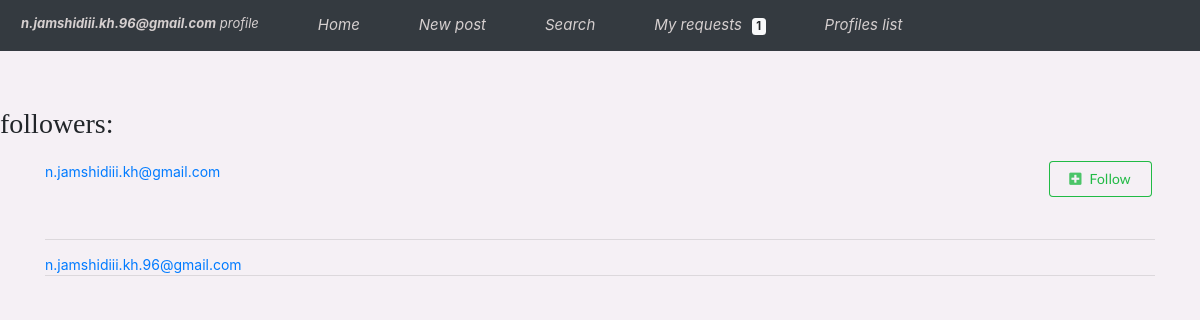
The app's page /profiles/elahees412yahoocom/followers_list/ (signed in) with its own data.
### apps/profiles/models.py (models this page shows, shortened)
class Profile(AbstractBaseUser, PermissionsMixin):
    email = models.EmailField(unique=True, null=False)
    first_name = models.CharField(max_length=200, blank=True)
    last_name = models.CharField(max_length=200, blank=True)
    bio = models.TextField(default='', blank=True, max_length=300)
    avatar = models.ImageField(upload_to='avatars/', default='avatar.png')
    website = models.URLField(max_length=300, blank=True)
    GENDER = [('Female', 'Female'), ('Male', 'Male')]
    gender = models.CharField(choices=GENDER, max_length=6, blank=True)
    created = models.DateTimeField(auto_now_add=True)
    updated = models.DateTimeField(auto_now=True)
    follower = models.ManyToManyField('profiles.Profile', blank=True, related_name='profile')
    following = models.ManyToManyField('profiles.Profile', blank=True, related_name='followings')
    slug = AutoSlugField(populate_from=['email'], unique=True)
    is_active = models.BooleanField('active', default=True)
    is_superuser = models.BooleanField('superuser', default=False)
    is_staff = models.BooleanField('staff', default=False)
    USERNAME_FIELD = 'email'
    REQUIRED_FIELDS = []
    objects = CustomUserManager()
    def __str__(self):
        return '{}'.format(self.email)
    def get_absolute_url(self):
        return reverse("profiles:profile-detail-view", kwargs={"slug": self.slug})
    def get_followers(self):
        return self.follower.all()
    def get_followings(self):
        return self.following.all()

### apps/profiles/views.py (the view)
# urls.py: path('<user>/followers_list/', followers_list, name='followers_list'),
@login_required()
def followers_list(request, user):
    user = Profile.objects.get(slug=user)
    followers_list = user.get_followers()
    page = request.GET.get('page', 1)
    paginator = Paginator(followers_list, 2)
    profile = Profile.objects.get(email__iexact=request.user)
    sent_request = FollowRequest.objects.filter(follower=profile)
    received_request = FollowRequest.objects.filter(following=profile)
    sent_requests = []
    received_requests = []
    for item in received_request:
        received_requests.append(item.follower.email)
    for item in sent_request:
        sent_requests.append(item.following.email)
    try:
        followers = paginator.page(page)
    except PageNotAnInteger:
        followers = paginator.page(1)
    except EmptyPage:
        followers = paginator.page(paginator.num_pages)
    context = {'followers': followers, "sent_requests": sent_requests, "received_requests": received_requests}
    return render(request, 'profiles/followers_list.html', context)

### apps/profiles/templatetags/profile_tags.py (called while the page is built)
@register.filter(name='counting')
def number_of_requests(user):
    return FollowRequest.objects.filter(following=user).count()

### apps/profiles/templates/profiles/followers_list.html (shortened to what this page needs)
{% extends 'base.html' %}
{% block content %}
    <h2 style="font-family: 'Bitstream Vera Sans'; margin-top: 2em">followers:</h2>
    <div class="container" style="margin-top: 1.5em">
        {% for x in followers %}
            <div class="d-flex justify-content-between">
                <a href={{ x.get_absolute_url }}>{{ x.email }}</a>
                {% if x.email != request.user.email %}
                    {% if x not in request.user.get_followings and x.email not in sent_requests %}
                        <form action="{% url 'profiles:send_follow_request' x.slug %}" method="POST">
                            <button type="submit" class="ui positive basic button mb-5 w-big "><i
                                    class="plus square icon"></i>Follow
                            </button>
                        </form>
                    {% elif x.email in sent_requests %}
                        <button class="ui disabled button mb-5 w-big"><i class="user icon"></i>Requested</button>
                    {% endif %}
                {% endif %}
            </div>
            <hr style="margin-top: 0">
        {% endfor %}
    </div>
{% endblock content %}

### templates/menu.html (shortened to what this page needs)
<!DOCTYPE html>
<html lang="en">
<head>
    <link rel="stylesheet" href="https://maxcdn.bootstrapcdn.com/bootstrap/4.5.2/css/bootstrap.min.css">
</head>
{% load post_custom_tags %}
{% load profile_tags %}
{% load static %}
<body style="background-color: #f5f0f5">
<header>
    <nav class="navbar navbar-expand-md bg-dark navbar-dark">
        <div class="collapse navbar-collapse" id="collapsibleNavbar">
            <ul class="navbar-nav" style="justify-content: space-between;font-size: 15px">
                {% if request.user.is_authenticated %}
                    <li class="nav-item" style="position: relative; margin-right: 3em">
                        <a class="nav-link" style="font-size: 13px"
                           href={% url 'profiles:profile-detail-view' request.user.slug %} data-toggle="tooltip"
                           data-placement="top" title="my profile">
                            <i style="color: #d5cfcf"><b>{{ request.user.email }}</b> profile</i>
                        </a>
                    </li>
                    <li class="nav-item" style="position: relative; margin-right: 3em">
                        <a class="nav-link" href={% url 'posts:main-post-view' %} data-toggle="tooltip"
                           data-placement="top" title="contacts posts">
                                <i style="color: #d5cfcf">Home</i>
                        </a>
                    </li>
                    <li class="nav-item" style="position: relative; margin-right: 3em">
                        <a class="nav-link" href={% url 'posts:new_post' %} data-toggle="tooltip" data-placement="top"
                           title="new post">
                            <i style="color: #d5cfcf">New post</i>
                        </a>
                    </li>
                    <li class="nav-item" style="position: relative; margin-right: 3em">
                        <a class="nav-link" href={% url 'profiles:search' %} data-toggle="tooltip" data-placement="top"
                           title="search">
                            <i style="color: #d5cfcf">Search</i>
                        </a>
                    </li>
                    <li class="nav-item" style="position: relative; margin-right: 3em">
                        <a class="nav-link" href={% url 'profiles:follow_requests' %} data-toggle="tooltip"
                           data-placement="top"
                           title="my requests">
                            <i style="color: #d5cfcf">My requests</i>
                            <span class="badge badge-light"
                                  style="margin-left: 0.5em"> {{ request.user|counting }} </span>
                        </a>
                    </li>
                    <li class="nav-item" style="position: relative; margin-right: 3em">
                        <a class="nav-link" href={% url 'profiles:profiles_list' %} data-toggle="tooltip"
                           data-placement="top"
                           title="profiles list">
                                <i style="color: #d5cfcf">Profiles list</i>
                        </a>
                    </li>
                {% endif %}
            </ul>
        </div>
    </nav>
</header>
</body>
</html>

### templates/base.html (style rules this page uses)
body { font-family: "Lato", sans-serif; }

### records on screen
Profile: user.email "n.jamshidiii.kh.96@gmail.com", user|counting "1", email "n.jamshidiii.kh.96@gmail.com"
Profile: email "n.jamshidiii.kh@gmail.com", shows "Follow"
